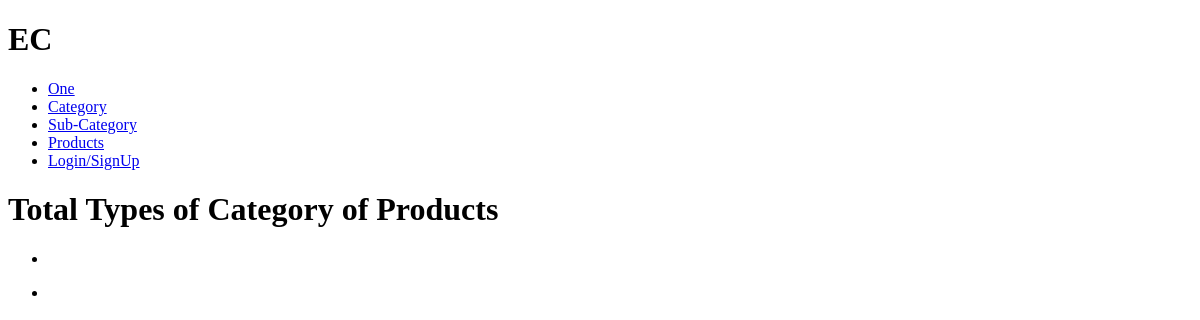
/sub-category/, run on an earlier commit of the app's database.
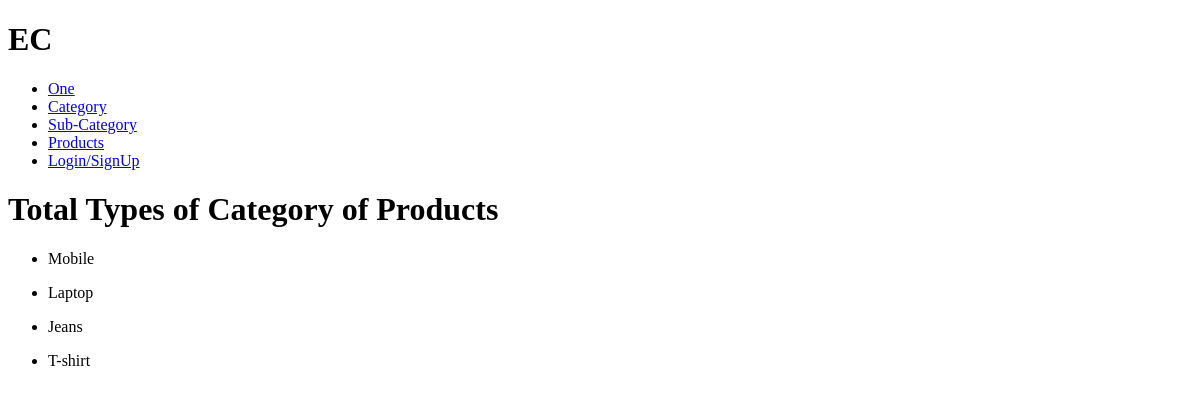
And on a later commit of the database.
### base/models.py (models this page shows, shortened)
class SubCategory(models.Model):
    category = models.ForeignKey(Category, on_delete=models.CASCADE)
    name = models.CharField(max_length=20)
    created_at = models.DateTimeField(auto_now_add=True)
    updated_at = models.DateTimeField(auto_now=True)
    deleted_at = models.DateTimeField(null=True, blank=True)

### base/views.py (the view)
# urls.py: path("sub-category/", views.subCategorysView, name="sub-category"),
def subCategorysView(request):
    page = "sub_category"
    categories = SubCategory.objects.all()
    context = {"categories":categories, "page":page}
    return render(request, "base/subcategory/sub_category.html", context)

### base/templates/base/subcategory/sub_category.html
{% extends "main.html" %}
{% block content %}
{% if page == "sub_category" %}
    <div>
        <h1>Total Types of Category of Products</h1>
        {% for category in categories %}
            <ul>
                <li>{{category.name}}</li>
            </ul>
        {% endfor %}
    </div>
{% else %}
    <form method="POST">
        {% csrf_token %}
        {{ form.as_p }}
        <button type="submit">Create-Sub-Category</button>
    </form>
{% endif %}
{% endblock content %}

What changed in the data, as far as the page shows it:
now on this page (row edited): SubCategory: name "Mobile"
now on this page (row edited): SubCategory: name "Laptop"
now on this page (row edited): SubCategory: name "Jeans"
now on this page (row edited): SubCategory: name "T-shirt"
